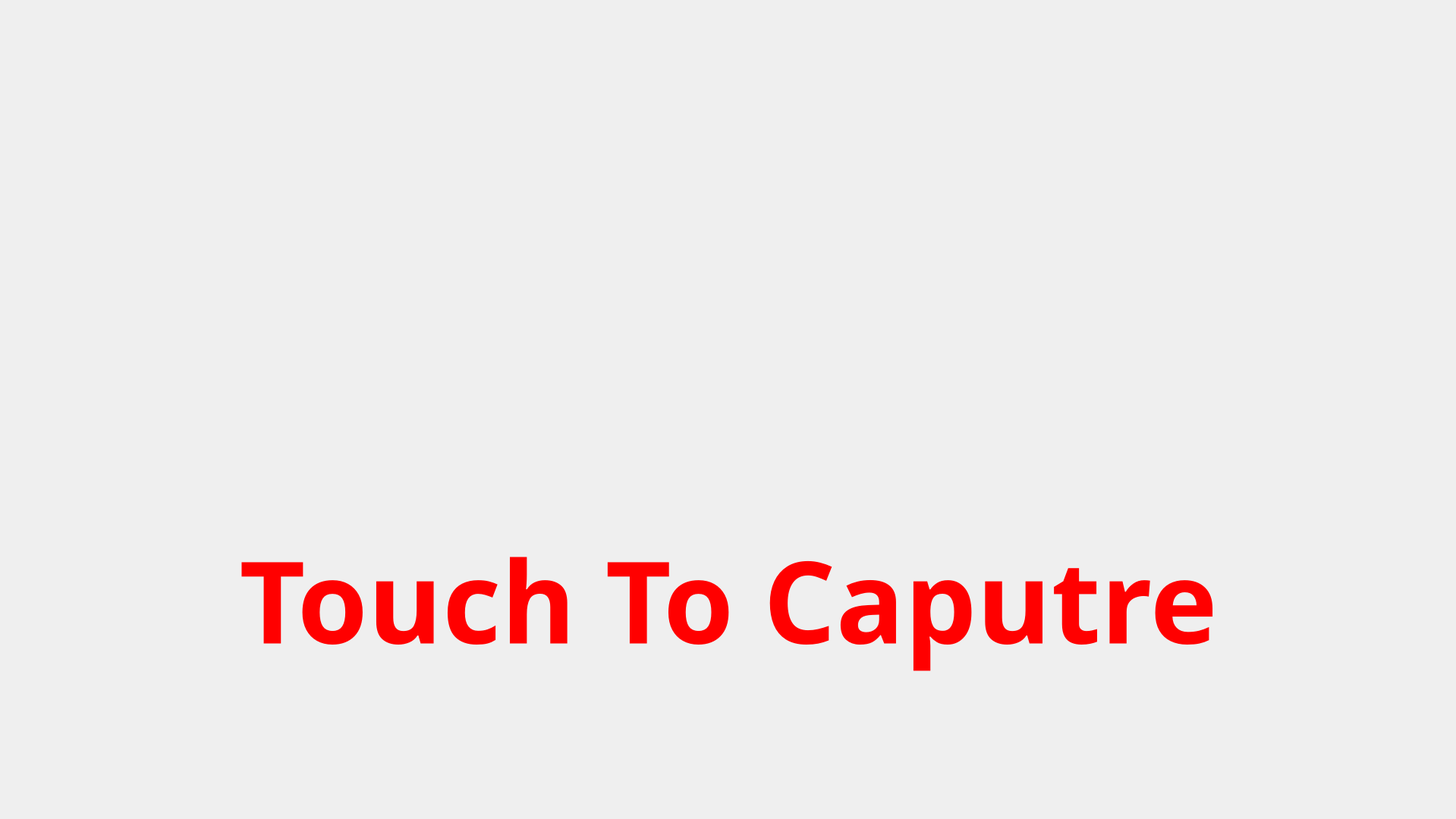
<?xml version="1.0" encoding="UTF-8"?>
<ui version="4.0">
 <class>Dialog</class>
 <widget class="QDialog" name="Dialog">
  <property name="geometry">
   <rect>
    <x>0</x>
    <y>0</y>
    <width>1919</width>
    <height>1080</height>
   </rect>
  </property>
  <property name="windowTitle">
   <string>Dialog</string>
  </property>
  <property name="styleSheet">
   <string notr="true"/>
  </property>
  <widget class="QWidget" name="gridLayoutWidget">
   <property name="geometry">
    <rect>
     <x>450</x>
     <y>190</y>
     <width>1001</width>
     <height>701</height>
    </rect>
   </property>
   <layout class="QGridLayout" name="gridLayout">
    <property name="spacing">
     <number>0</number>
    </property>
    <item row="0" column="0">
     <widget class="QLabel" name="label_1">
      <property name="styleSheet">
       <string notr="true">image: none;
border: none;
</string>
      </property>
      <property name="text">
       <string/>
      </property>
     </widget>
    </item>
    <item row="0" column="1">
     <widget class="QLabel" name="label_2">
      <property name="text">
       <string/>
      </property>
     </widget>
    </item>
    <item row="0" column="2">
     <widget class="QLabel" name="label_3">
      <property name="text">
       <string/>
      </property>
     </widget>
    </item>
    <item row="0" column="3">
     <widget class="QLabel" name="label_4">
      <property name="text">
       <string/>
      </property>
     </widget>
    </item>
    <item row="1" column="3">
     <widget class="QLabel" name="label_8">
      <property name="text">
       <string/>
      </property>
     </widget>
    </item>
    <item row="1" column="1">
     <widget class="QLabel" name="label_6">
      <property name="text">
       <string/>
      </property>
     </widget>
    </item>
    <item row="1" column="2">
     <widget class="QLabel" name="label_7">
      <property name="text">
       <string/>
      </property>
     </widget>
    </item>
    <item row="1" column="0">
     <widget class="QLabel" name="label_5">
      <property name="text">
       <string/>
      </property>
     </widget>
    </item>
   </layout>
  </widget>
  <widget class="QLabel" name="label">
   <property name="geometry">
    <rect>
     <x>0</x>
     <y>0</y>
     <width>1920</width>
     <height>1080</height>
    </rect>
   </property>
   <property name="styleSheet">
    <string notr="true">image: url(:/newPrefix/Windows (3).png);</string>
   </property>
   <property name="text">
    <string/>
   </property>
  </widget>
  <widget class="QPushButton" name="pushButton">
   <property name="geometry">
    <rect>
     <x>0</x>
     <y>0</y>
     <width>1920</width>
     <height>1580</height>
    </rect>
   </property>
   <property name="font">
    <font>
     <family>Edwardian Script ITC</family>
     <pointsize>-1</pointsize>
     <weight>75</weight>
     <bold>true</bold>
    </font>
   </property>
   <property name="styleSheet">
    <string notr="true">color: red;
border: none;
image: none;
font-weight: bold;
font-size: 150px;</string>
   </property>
   <property name="text">
    <string>Touch To Caputre</string>
   </property>
  </widget>
  <zorder>label</zorder>
  <zorder>gridLayoutWidget</zorder>
  <zorder>pushButton</zorder>
 </widget>
 <resources>
  <include location="../code/backgrounds.qrc"/>
 </resources>
 <connections/>
</ui>
